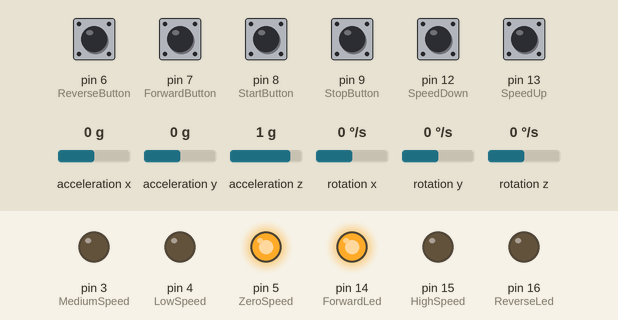
Simulated run of this sketch. Board: Arduino Uno, built with avr-gcc and run on an emulated ATmega328P. Parts: output pins drawn as LEDs (lit = HIGH). The inputs (shaded band) are chosen by the test bench; at power-on: pin 6 (ReverseButton), pin 7 (ForwardButton), pin 8 (StartButton), pin 9 (StopButton), pin 12 (SpeedDown), pin 13 (SpeedUp) LOW, acceleration x 0 g, acceleration y 0 g, acceleration z 1 g, rotation x 0 °/s, rotation y 0 °/s, rotation z 0 °/s.

Above: at 1.2 s.
1.3 s: pin 6 (ReverseButton) pulled HIGH for 0.15 s
At 1.8 s:
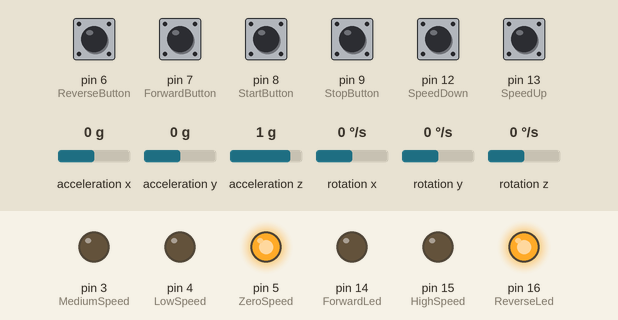
2.9 s: pin 8 (StartButton) pulled HIGH for 0.15 s
At 3.9 s:
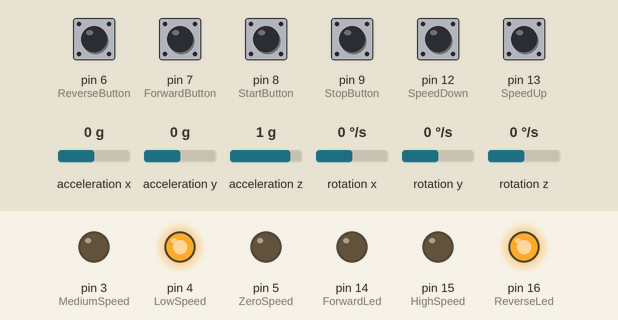
4.5 s: pin 7 (ForwardButton) pulled HIGH for 0.15 s
At 4.8 s:
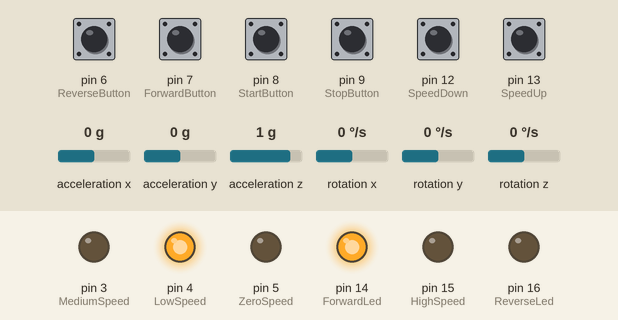
6.1 s: pin 13 (SpeedUp) pulled HIGH for 0.15 s
At 7.3 s:
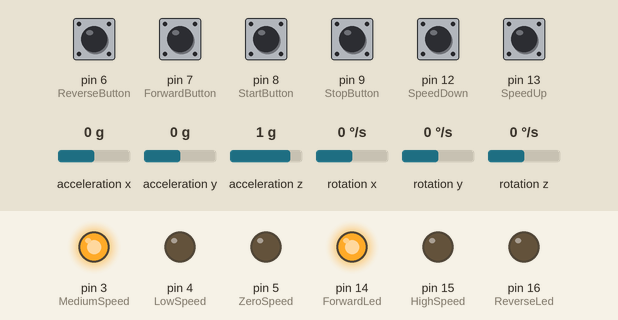
7.7 s: pin 6 (ReverseButton) pulled HIGH for 1 s
At 8.2 s:
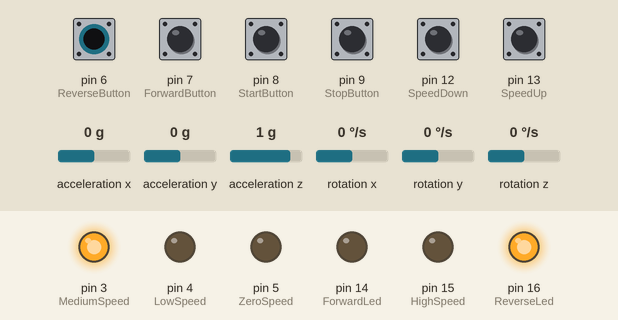
10.2 s: pin 13 (SpeedUp) pulled HIGH for 1 s
At 11.0 s:
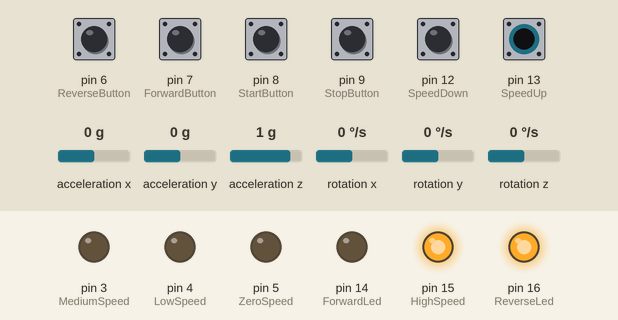
Timing chart, 0 to 13.2 s (numbered marks = the images above; inputs shaded):
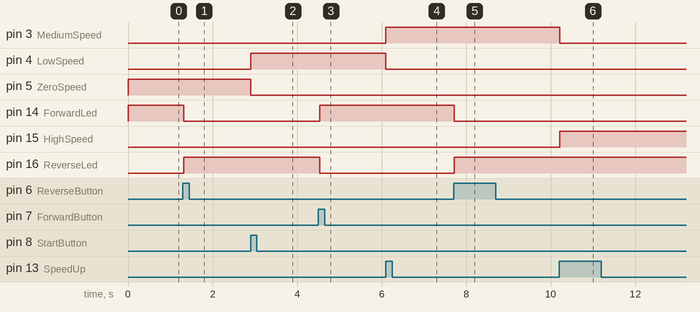

The sketch:

ArduinoCode.ino
```cpp
#include <SoftwareSerial.h>
#include "I2Cdev.h"
#include "MPU6050.h"
#if I2CDEV_IMPLEMENTATION == I2CDEV_ARDUINO_WIRE
    #include "Wire.h"
#endif

MPU6050 accelgyro;
int16_t ax, ay, az;
int16_t gx, gy, gz;

#define OUTPUT_READABLE_ACCELGYRO

//Assign Variables to ports to make the code easier

//Speed Indication Leds
int ZeroSpeed=5;
int LowSpeed=4;
int MediumSpeed=3;
int HighSpeed=15;

//Forward or Reverse Leds
int ForwardLed=14;
int ReverseLed=16;

//Start and Stop Buttons
int StartButton=8;
int StopButton=9;

//Forward or Reverse Buttons
int ForwardButton=7;
int ReverseButton=6;

//Speed Up & Down Buttons
int SpeedUp=13;
int SpeedDown=12;


//Declare Some other Useful Variables

//Button State and previous Button states to see if a button is pressed
int PrevStartButtonState=0;
int StartButtonState=0;

int PrevStopButtonState=0;
int StopButtonState=0;

int PrevForwardButtonState=0;
int ForwardButtonState=0;

int PrevReverseButtonState=0;
int ReverseButtonState=0;

int PrevSpeedUpState=0;
int SpeedUpState=0;

int PrevSpeedDownState=0;
int SpeedDownState=0;

//SomeFlags
int ForwardReverse=1; //If this is 1 it goes Forward, if it is 0 it goes Reverse , Default is Forward
int Speed=0;  //Stop =0 , Low Speed =1 , Medium Speed = 2 , HighSpeed = 3 , On App Start is is 0, On start press is 1, on stop is 0
unsigned long prevTime=millis();
//Bluetooth Setup Pins
SoftwareSerial BTserial(10, 11);
//setup function runs at start once
void setup() {
  //setup led as outputs
  pinMode (ZeroSpeed, OUTPUT);
  pinMode (LowSpeed,OUTPUT);
  pinMode (MediumSpeed,OUTPUT);
  pinMode (HighSpeed,OUTPUT);
  pinMode (ForwardLed,OUTPUT);
  pinMode (ReverseLed,OUTPUT);

  //setup button as inputs
  pinMode (StartButton, INPUT);
  pinMode (StopButton, INPUT);
  pinMode (ForwardButton, INPUT);
  pinMode (ReverseButton, INPUT);
  pinMode (SpeedUp,INPUT);
  pinMode (SpeedDown,INPUT);

  //setup Bluetooth
  BTserial.begin(9600);

  Wire.begin();
   accelgyro.initialize();
}


//main code that runs on loop
void loop() {
 accelgyro.getMotion6(&ax, &ay, &az, &gx, &gy, &gz);
unsigned long currTime=millis();

//read Inputs
StartButtonState=digitalRead (StartButton);
StopButtonState=digitalRead (StopButton);
ForwardButtonState=digitalRead (ForwardButton);
ReverseButtonState=digitalRead (ReverseButton);
SpeedUpState=digitalRead (SpeedUp);
SpeedDownState=digitalRead (SpeedDown);

//Check if the Button went from Low to High, but we need to do it once. That is the reason the below code is used
if (StartButtonState!=PrevStartButtonState){
  if(StartButtonState==HIGH){
    if(Speed==0){ //If it is Stopped Start is
    Speed=1;
    }
  }
}

if (StopButtonState!=PrevStopButtonState){
  if(StopButtonState==HIGH){
    Speed=0;
  }
}

if (ForwardButtonState!=PrevForwardButtonState){
  if(ForwardButtonState==HIGH){
    ForwardReverse=1;
  }
}

if (ReverseButtonState!=PrevReverseButtonState){
  if(ReverseButtonState==HIGH){
    ForwardReverse=0;
  }
}

if (SpeedUpState!=PrevSpeedUpState){
  if(SpeedUpState==HIGH){
    if(Speed!=0 && Speed < 3 ){
      Speed=Speed+1;
    }
  }
}

if (SpeedDownState!=PrevSpeedDownState){
  if(SpeedDownState==HIGH){
     if(Speed!=0 && Speed > 1 ){
      Speed=Speed-1;
    }
  }
}

PrevStartButtonState=StartButtonState;
PrevStopButtonState=StopButtonState;
PrevForwardButtonState=ForwardButtonState;
PrevReverseButtonState=ReverseButtonState;
PrevSpeedUpState=SpeedUpState;
PrevSpeedDownState=SpeedDownState;

//Display on the Leds
if(Speed==0){
  digitalWrite(ZeroSpeed ,HIGH);
  digitalWrite(LowSpeed ,LOW);
  digitalWrite(MediumSpeed ,LOW);
  digitalWrite(HighSpeed ,LOW);
}else if (Speed==1){
  digitalWrite(ZeroSpeed ,LOW);
  digitalWrite(LowSpeed ,HIGH);
  digitalWrite(MediumSpeed ,LOW);
  digitalWrite(HighSpeed ,LOW);
}else if (Speed==2){
  digitalWrite(ZeroSpeed ,LOW);
  digitalWrite(LowSpeed ,LOW);
  digitalWrite(MediumSpeed ,HIGH);
  digitalWrite(HighSpeed ,LOW);
}else {
  digitalWrite(ZeroSpeed ,LOW);
  digitalWrite(LowSpeed ,LOW);
  digitalWrite(MediumSpeed ,LOW);
  digitalWrite(HighSpeed ,HIGH);
}

if(ForwardReverse==1){
  digitalWrite(ForwardLed,HIGH);
  digitalWrite(ReverseLed,LOW);
}else{
  digitalWrite(ForwardLed,LOW);
  digitalWrite(ReverseLed,HIGH);
}

if(currTime-prevTime>100){
  float degree=grpar(ax);
//  BTserial.print (degree);
//BTserial.print (' ' );
 // BTserial.print (Speed);
//BTserial.print (' ' );
//BTserial.print (ForwardReverse);
//BTserial.print (' ' );
BTserial.println(allinoneint(degree,Speed,ForwardReverse));

prevTime=millis();

}


delay (20); //Avoid some bouncing effects

}

float grpar(float var){
  float deg;
  float temp = 0.0055*(var+15500);
  if(temp<95 && temp >85){
    temp=90;
  }

   if(temp>180){
    temp=180;
   }
   if(temp<0){
    temp=0;
   }
   deg=round_fun(temp);

  return deg;
}

float round_fun (float var){
  float value = (int)(var * 100 + .5);
    return (float)value / 100;
}

long int allinoneint (float degree, int Speed, int ForwardReverse){
 long int retVal=degree*10000+10*Speed+ForwardReverse;
  return retVal;
}
```

Measured:
- after the input at 1.3 s, pin 14 (ForwardLed): HIGH → LOW at once; pin 16 (ReverseLed): LOW → HIGH at once
- after the input at 2.9 s, pin 4 (LowSpeed): LOW → HIGH at once; pin 5 (ZeroSpeed): HIGH → LOW at once
- after the input at 4.5 s, pin 14 (ForwardLed): LOW → HIGH at once; pin 16 (ReverseLed): HIGH → LOW at once
- after the input at 6.1 s, pin 3 (MediumSpeed): LOW → HIGH at once; pin 4 (LowSpeed): HIGH → LOW at once
- after the input at 7.7 s, pin 14 (ForwardLed): HIGH → LOW at once; pin 16 (ReverseLed): LOW → HIGH at once
- after the input at 10.2 s, pin 3 (MediumSpeed): HIGH → LOW at once; pin 15 (HighSpeed): LOW → HIGH at once
